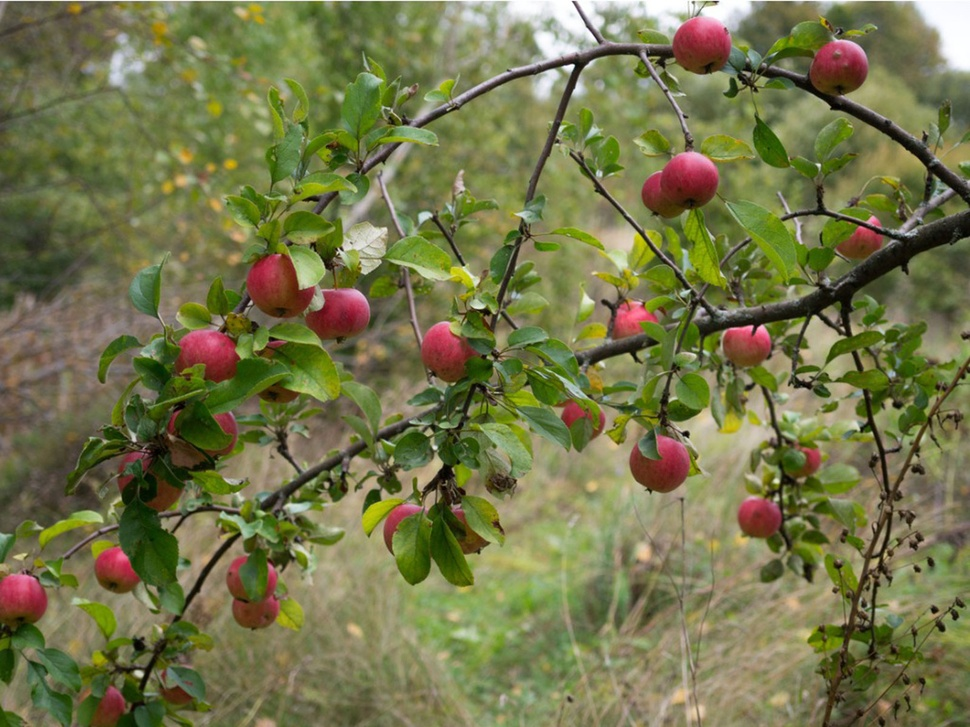
#> input picture week1/Sylvester/Week 1 Exercises - Perception for Autonomous Systems/appletree.jpg, 970 x 727 px, shrunk from 1600 x 1200 before the run
$ jupyter execute 'Weekly Project.ipynb'
#> lines starting #> are read from the running program, lines starting #| are printed output that depends on the picture; after the words box and inside, x2 and y2 are one past the last pixel; in counts of white or black regions, pixels touching at a corner belong together
# Weekly project part 1
Using the image "appletree.jpg"
1) Can you segment the apples from the tree?
2) Can you get the computer to count how many there are?
    How close can you get to the ground truth? (there are 26 apples in the image)
3) Can you change the color of one of them?
4) Can you segment the leaves?


# Weekly project part 2
1) Remove the greenscreen and replace the background in "itssp.png".
2) Can you improve the edge with eroding/dilating?

[cell 1]
import cv2
import numpy as np
import imutils
from matplotlib import pyplot as plt

[cell 2]
path = "appletree.jpg"

First we load the image

[cell 3]
bgr_img = cv2.imread(path)
#> bgr_img is the input picture: shape (727, 970, 3); mean B, G, R 74.3, 117, 116.1
b,g,r = cv2.split(bgr_img)       # get b,g,r
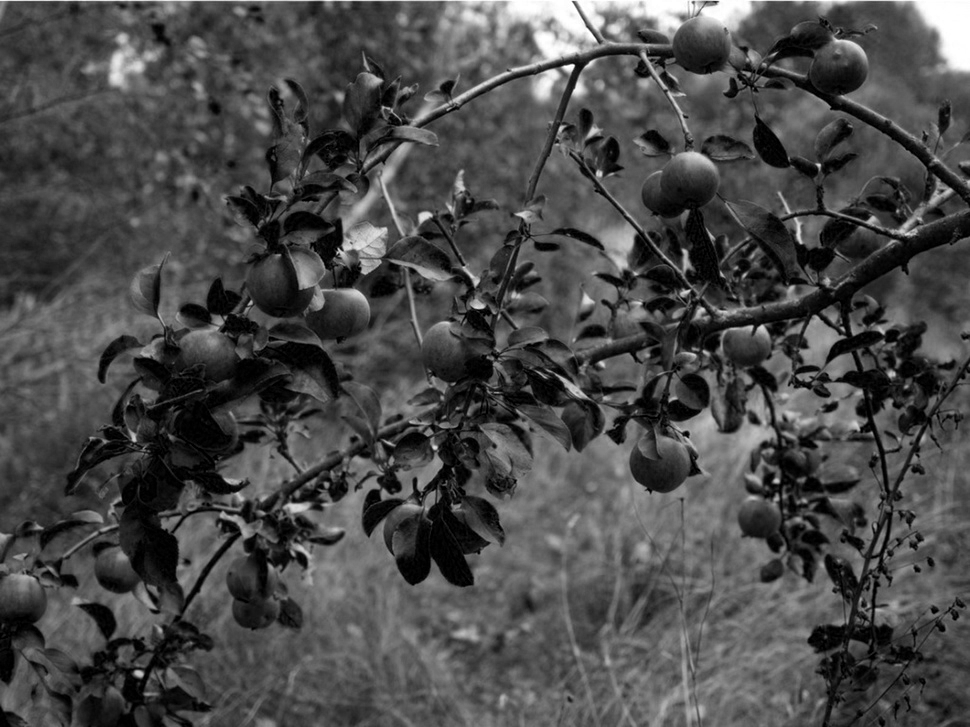
#> b: shape (727, 970); min 0, max 255, mean 74.3
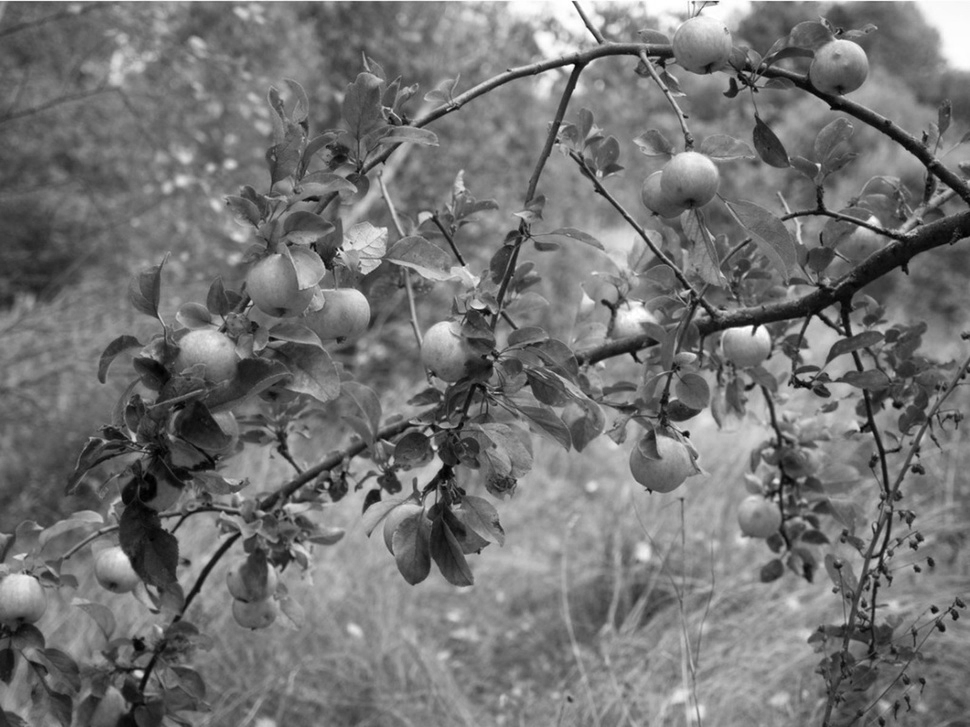
#> r: shape (727, 970); min 0, max 255, mean 116.1
image = cv2.merge([r,g,b])
plt.imshow(image)

## Segmenting the apples form the tree and counting them

[cell 4]
# Create upper and lower bounds for the red color of the apples
upper_red= np.array([255, 70, 130], dtype = "uint8")
lower_red = np.array([80, 20, 10], dtype = "uint8")

# Create mask for the apples, tweak the rgb value bounds
mask = cv2.inRange(image, lower_red, upper_red)
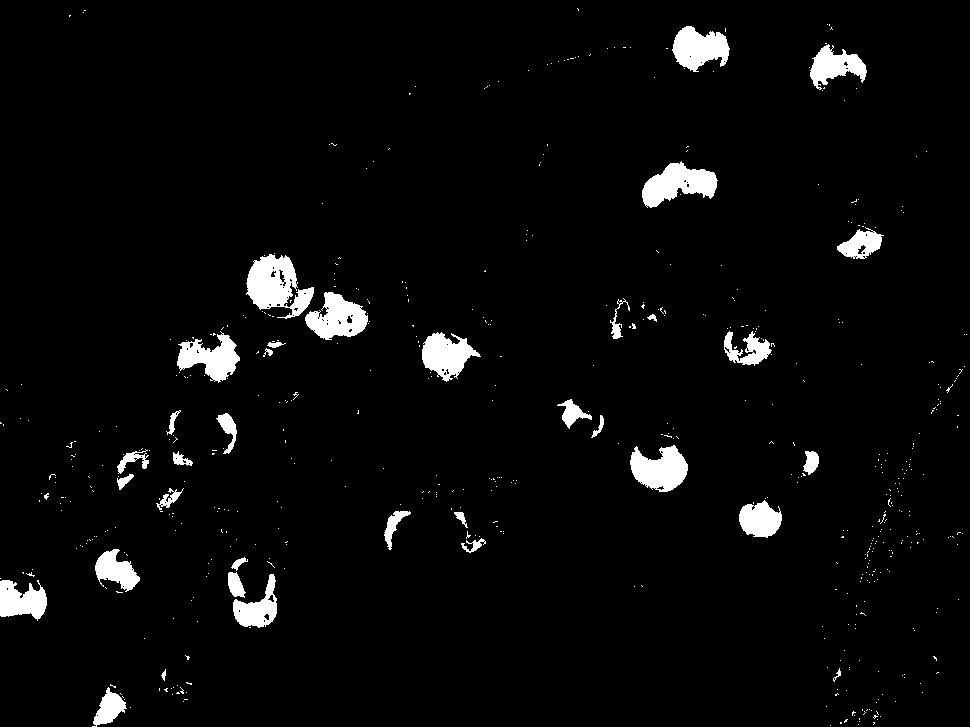
#> mask: shape (727, 970); 3.7% white; 573 white regions (537 under 20 px), largest, box (x1, y1, x2, y2) and area: (246, 254, 314, 319) 2478, (642, 161, 718, 208) 2011, (630, 445, 688, 492) 1818

output = cv2.bitwise_and(image, image, mask=mask)

plt.imshow(output)

Convert rgb to greyscale to be able to threshold

[cell 5]
gray = cv2.cvtColor(output, cv2.COLOR_RGB2GRAY)
plt.imshow(gray, cmap = 'gray')

Then threshold greyscale:

[cell 6]
threshold = 60
threshold_value = 255

thresh = cv2.threshold(gray, threshold, threshold_value, cv2.THRESH_BINARY)[1]
#> thresh: shape (727, 970); 2.7% white; 686 white regions (645 under 20 px), largest, box (x1, y1, x2, y2) and area: (246, 254, 296, 310) 1675, (422, 332, 481, 377) 1282, (672, 26, 730, 72) 1242
plt.imshow(thresh, cmap='gray')

Threshold contains a very scattered image so we apply first erosion and then dilation to only let bigger regions survive (regions marking an apple)

[cell 7]
eroded_thres = cv2.erode(thresh, None, iterations=3) # first erosion
#> eroded_thres: shape (727, 970); 0.6% white; 37 white regions (15 under 20 px), largest, box (x1, y1, x2, y2) and area: (0, 583, 44, 612) 523, (425, 337, 462, 362) 486, (99, 555, 134, 582) 466
dilated_thres = cv2.dilate(eroded_thres, None, iterations=15) # then dilation
#> dilated_thres: shape (727, 970); 7.7% white; 20 white regions
plt.imshow(dilated_thres, cmap='gray')

Use this mask for the apples to find contours

[cell 8]
cnts = cv2.findContours(dilated_thres.copy(), cv2.RETR_EXTERNAL, cv2.CHAIN_APPROX_SIMPLE)
#> cnts = 20 contours; largest, box (x1, y1, x2, y2) and area: (216, 562, 289, 632) 4275, (632, 151, 727, 213) 4096, (236, 244, 299, 314) 4023, (663, 15, 740, 64) 3344, (168, 326, 247, 377) 3324
cnts = imutils.grab_contours(cnts) # grab contours

Count contours and overlay with original image to compare

[cell 9]
comparison_image = image.copy()

for c in cnts:
    # draw each contour on the output image with a 3px thick black outline
    cv2.drawContours(comparison_image, [c], -1, (255, 0, 0), 10)
#> this loop made 20 passes
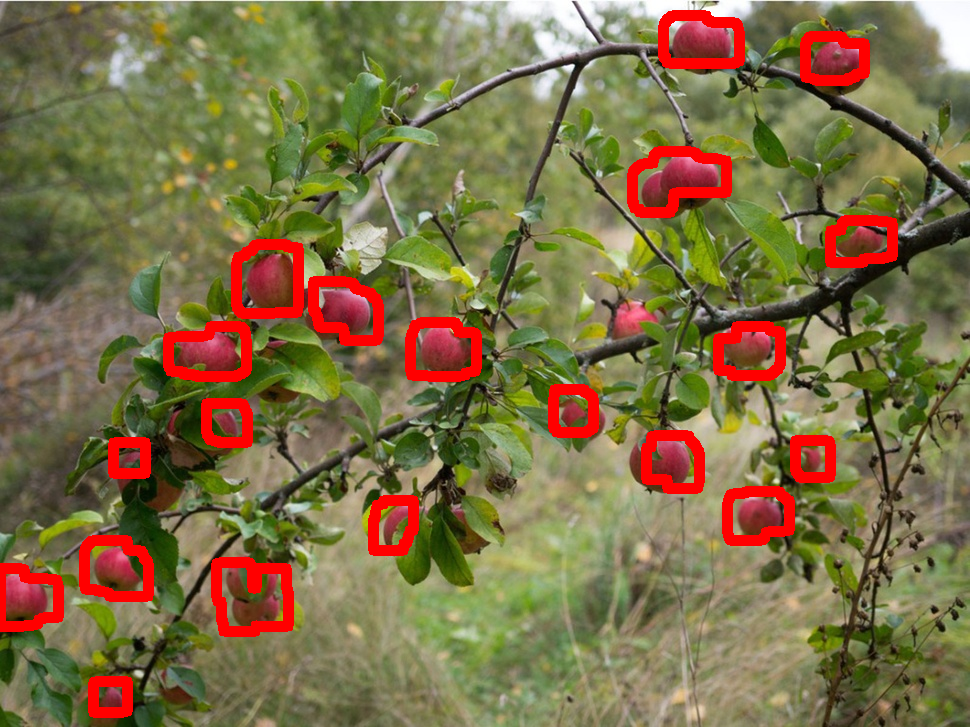
#> comparison_image: shape (727, 970, 3); mean R, G, B 125.3, 110.6, 70.5

print("Apples counted: ", len(cnts))
#| Apples counted:  20
print("Actual apples: ", 26)
plt.imshow(comparison_image)

## Changing the color of an apple

Strategy: Get a clean segmentation of an apple and then change the color using masking.

Using using the same segmentation as before and then choosing the biggest apple via the biggest contour area found.

[cell 10]
plt.imshow(image)

Starting from the threshold picture applying a thinner dilation

[cell 11]
eroded_thres = cv2.erode(thresh, None, iterations=3) # first erosion
dilated_thres = cv2.dilate(eroded_thres, None, iterations=8) # then dilation
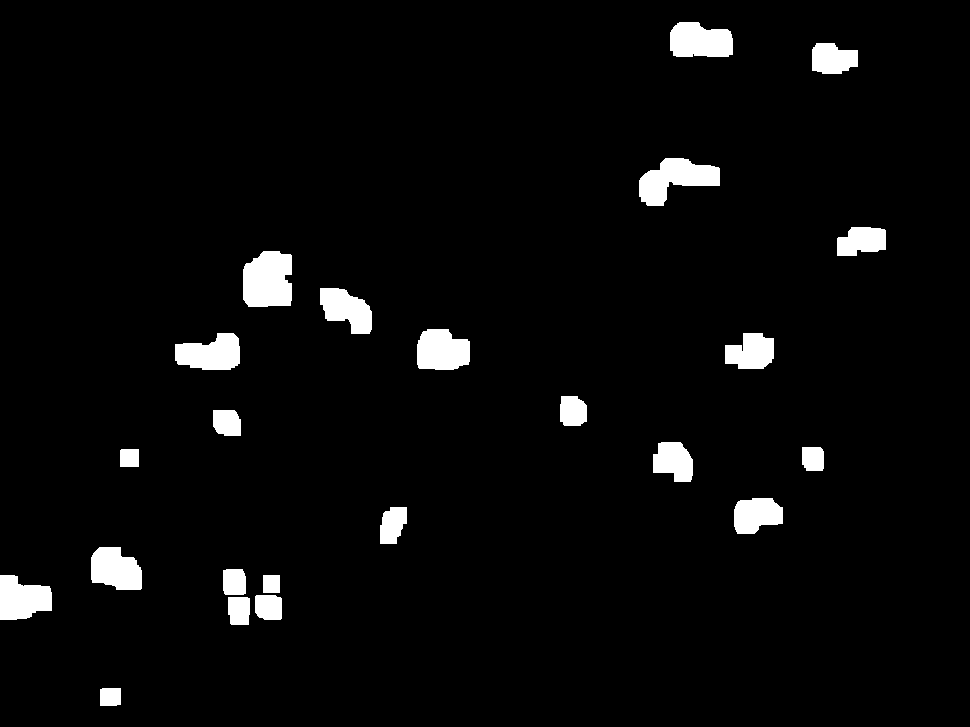
#> dilated_thres: shape (727, 970); 3.8% white; 23 white regions
plt.imshow(dilated_thres, cmap='gray')

[cell 12]
cnts = cv2.findContours(dilated_thres.copy(), cv2.RETR_EXTERNAL, cv2.CHAIN_APPROX_SIMPLE)
#> cnts = 23 contours; largest, box (x1, y1, x2, y2) and area: (243, 251, 292, 307) 2332, (639, 158, 720, 206) 2096, (670, 22, 733, 57) 1781, (417, 329, 470, 370) 1750, (175, 333, 240, 370) 1712
cnts = imutils.grab_contours(cnts) # grab new smaller contours

[cell 13]
# By area (e.g. biggest apple)
areas = [cv2.contourArea(c) for c in cnts]
#> areas = [335, 536, 586.5, 272, 1695.5, 530.5, 1656, 725, 1326.5, 305.5, 459, 1163, 607.5, 672, 1285.5, 1712.5, 1750.5, 1518, 2332.5, 1068, 2096, 1081.5, 1781]
target_idx = np.argmax(areas)  # e.g. the largest one
#> target_idx = 18
target_contour = cnts[target_idx]
#> target_contour = contour of 37 points, box (x1, y1, x2, y2) (243, 251, 292, 307), area 2332

target_idx
#> Out = 18

With the target contour, now draw the mask to draw exactly this and only this apple

[cell 14]
single_mask = np.zeros(image.shape[:2], dtype="uint8") # create a black canvas
cv2.drawContours(single_mask, [target_contour], -1, 255, thickness=-1)  # -1 = filled out, instead of just a line
#> single_mask: shape (727, 970); 0.34% white; 1 white region, box (x1, y1, x2, y2) and area: (243, 251, 292, 307) 2431

plt.imshow(single_mask, cmap='gray') # show the mask

[cell 15]
output = image.copy()
#output[single_mask == 255] = [0, 255, 0]  # e.g. recolor to green
overlay = image.copy()
overlay[single_mask == 255] = [0, 0, 200]
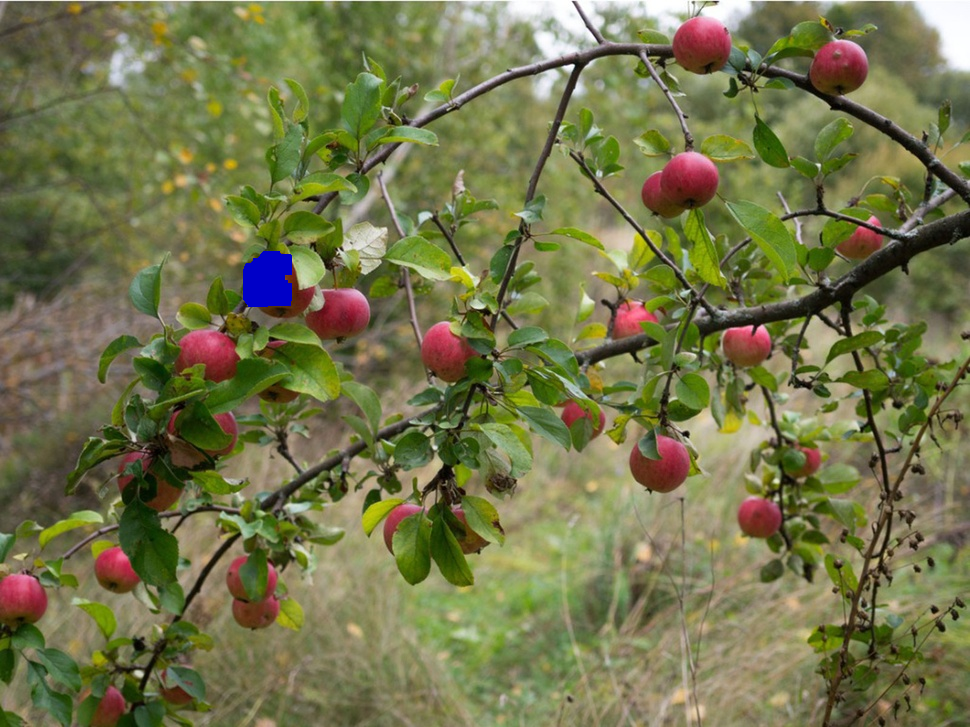
#> overlay: shape (727, 970, 3); mean R, G, B 115.7, 116.8, 74.9
output = cv2.addWeighted(overlay, 0.5, image, 0.5, 0)
plt.imshow(output)
